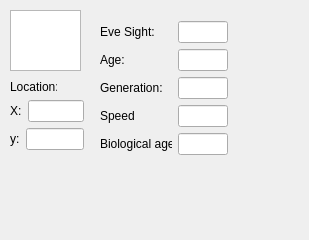
<?xml version="1.0" encoding="UTF-8"?>
<ui version="4.0">
 <class>BeingWindow</class>
 <widget class="QMainWindow" name="BeingWindow">
  <property name="geometry">
   <rect>
    <x>0</x>
    <y>0</y>
    <width>309</width>
    <height>240</height>
   </rect>
  </property>
  <property name="sizePolicy">
   <sizepolicy hsizetype="Fixed" vsizetype="Fixed">
    <horstretch>0</horstretch>
    <verstretch>0</verstretch>
   </sizepolicy>
  </property>
  <property name="maximumSize">
   <size>
    <width>400</width>
    <height>400</height>
   </size>
  </property>
  <property name="windowTitle">
   <string>BeingParameters</string>
  </property>
  <widget class="QWidget" name="centralwidget">
   <widget class="QGraphicsView" name="graphicsView">
    <property name="geometry">
     <rect>
      <x>10</x>
      <y>10</y>
      <width>71</width>
      <height>61</height>
     </rect>
    </property>
   </widget>
   <widget class="QLabel" name="label_7">
    <property name="geometry">
     <rect>
      <x>10</x>
      <y>80</y>
      <width>47</width>
      <height>13</height>
     </rect>
    </property>
    <property name="text">
     <string>Location:</string>
    </property>
   </widget>
   <widget class="QWidget" name="layoutWidget">
    <property name="geometry">
     <rect>
      <x>10</x>
      <y>100</y>
      <width>74</width>
      <height>52</height>
     </rect>
    </property>
    <layout class="QVBoxLayout" name="verticalLayout">
     <item>
      <layout class="QHBoxLayout" name="horizontalLayout_7">
       <item>
        <widget class="QLabel" name="label_8">
         <property name="text">
          <string>X:</string>
         </property>
        </widget>
       </item>
       <item>
        <widget class="QLineEdit" name="lineEdit_7">
         <property name="readOnly">
          <bool>true</bool>
         </property>
        </widget>
       </item>
      </layout>
     </item>
     <item>
      <layout class="QHBoxLayout" name="horizontalLayout_8">
       <item>
        <widget class="QLabel" name="label_9">
         <property name="text">
          <string>y:</string>
         </property>
        </widget>
       </item>
       <item>
        <widget class="QLineEdit" name="lineEdit_8"/>
       </item>
      </layout>
     </item>
    </layout>
   </widget>
   <widget class="QWidget" name="">
    <property name="geometry">
     <rect>
      <x>100</x>
      <y>21</y>
      <width>128</width>
      <height>136</height>
     </rect>
    </property>
    <layout class="QVBoxLayout" name="verticalLayout_2">
     <item>
      <layout class="QHBoxLayout" name="horizontalLayout">
       <item>
        <widget class="QLabel" name="label">
         <property name="text">
          <string>Eve Sight:</string>
         </property>
         <property name="buddy">
          <cstring>lineEdit</cstring>
         </property>
        </widget>
       </item>
       <item>
        <widget class="QLineEdit" name="lineEdit">
         <property name="sizePolicy">
          <sizepolicy hsizetype="Fixed" vsizetype="Fixed">
           <horstretch>0</horstretch>
           <verstretch>0</verstretch>
          </sizepolicy>
         </property>
         <property name="maximumSize">
          <size>
           <width>50</width>
           <height>16777215</height>
          </size>
         </property>
        </widget>
       </item>
      </layout>
     </item>
     <item>
      <layout class="QHBoxLayout" name="horizontalLayout_2">
       <item>
        <widget class="QLabel" name="label_2">
         <property name="text">
          <string>Age:</string>
         </property>
         <property name="buddy">
          <cstring>lineEdit</cstring>
         </property>
        </widget>
       </item>
       <item>
        <widget class="QLineEdit" name="lineEdit_2">
         <property name="sizePolicy">
          <sizepolicy hsizetype="Fixed" vsizetype="Fixed">
           <horstretch>0</horstretch>
           <verstretch>0</verstretch>
          </sizepolicy>
         </property>
         <property name="maximumSize">
          <size>
           <width>50</width>
           <height>16777215</height>
          </size>
         </property>
        </widget>
       </item>
      </layout>
     </item>
     <item>
      <layout class="QHBoxLayout" name="horizontalLayout_3">
       <property name="sizeConstraint">
        <enum>QLayout::SetNoConstraint</enum>
       </property>
       <item>
        <widget class="QLabel" name="label_3">
         <property name="text">
          <string>Generation:</string>
         </property>
         <property name="buddy">
          <cstring>lineEdit</cstring>
         </property>
        </widget>
       </item>
       <item>
        <widget class="QLineEdit" name="lineEdit_3">
         <property name="sizePolicy">
          <sizepolicy hsizetype="Fixed" vsizetype="Fixed">
           <horstretch>0</horstretch>
           <verstretch>0</verstretch>
          </sizepolicy>
         </property>
         <property name="maximumSize">
          <size>
           <width>50</width>
           <height>16777215</height>
          </size>
         </property>
        </widget>
       </item>
      </layout>
     </item>
     <item>
      <layout class="QHBoxLayout" name="horizontalLayout_6">
       <item>
        <widget class="QLabel" name="label_6">
         <property name="text">
          <string>Speed</string>
         </property>
         <property name="buddy">
          <cstring>lineEdit</cstring>
         </property>
        </widget>
       </item>
       <item>
        <widget class="QLineEdit" name="lineEdit_6">
         <property name="sizePolicy">
          <sizepolicy hsizetype="Fixed" vsizetype="Fixed">
           <horstretch>0</horstretch>
           <verstretch>0</verstretch>
          </sizepolicy>
         </property>
         <property name="maximumSize">
          <size>
           <width>50</width>
           <height>16777215</height>
          </size>
         </property>
         <property name="readOnly">
          <bool>true</bool>
         </property>
        </widget>
       </item>
      </layout>
     </item>
     <item>
      <layout class="QHBoxLayout" name="horizontalLayout_9">
       <item>
        <widget class="QLabel" name="label_10">
         <property name="text">
          <string>Biological age:</string>
         </property>
         <property name="buddy">
          <cstring>lineEdit</cstring>
         </property>
        </widget>
       </item>
       <item>
        <widget class="QLineEdit" name="lineEdit_9">
         <property name="sizePolicy">
          <sizepolicy hsizetype="Fixed" vsizetype="Fixed">
           <horstretch>0</horstretch>
           <verstretch>0</verstretch>
          </sizepolicy>
         </property>
         <property name="maximumSize">
          <size>
           <width>50</width>
           <height>16777215</height>
          </size>
         </property>
         <property name="readOnly">
          <bool>true</bool>
         </property>
        </widget>
       </item>
      </layout>
     </item>
    </layout>
   </widget>
   <zorder>layoutWidget</zorder>
   <zorder>graphicsView</zorder>
   <zorder>layoutWidget</zorder>
   <zorder>layoutWidget_2</zorder>
   <zorder>layoutWidget_3</zorder>
   <zorder>layoutWidget</zorder>
   <zorder>label_7</zorder>
   <zorder>layoutWidget_5</zorder>
  </widget>
 </widget>
 <resources/>
 <connections/>
</ui>
